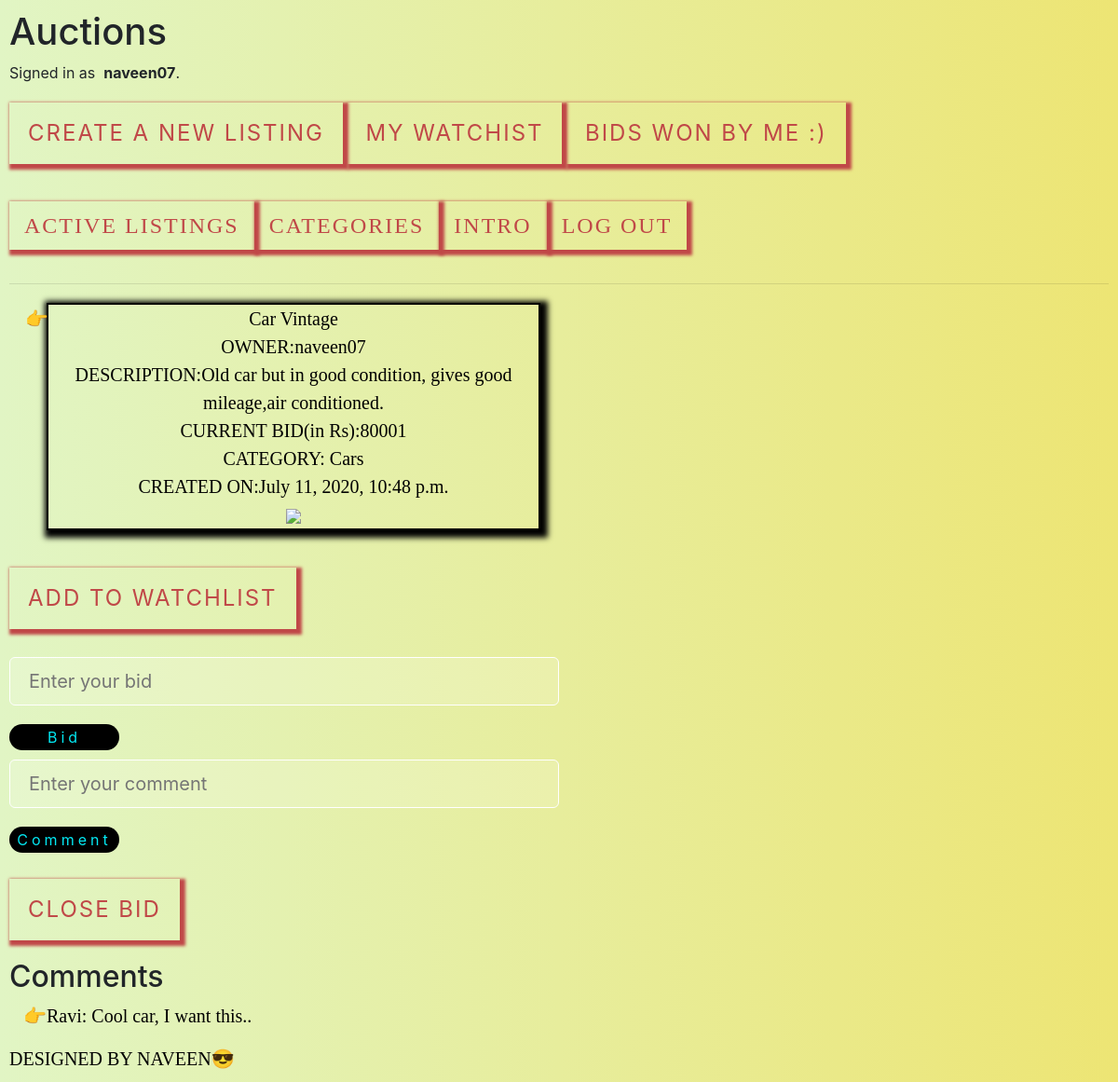
Screenshot of /lst/6 (signed in) with the database file from the repository.
### auctions/models.py (models this page shows)
class User(AbstractUser):
  pass

class Listings(models.Model):
    title1=models.CharField(max_length=64)
    desc =models.CharField(max_length=6400)
    bid=models.IntegerField()
    cat = models.CharField(max_length=64)
    lnk = models.CharField(max_length=640000,null=True,blank=True)
    usrr=models.CharField(max_length=64)
    crt=models.DateTimeField(default=datetime.now)

class Comments(models.Model):
    usrs=models.CharField(max_length=64)
    cmnt=models.CharField(max_length=640)
    titl=models.CharField(max_length=64)

### auctions/views.py (the view)
# urls.py: path("lst/<int:mk1>",views.bid,name="bid"),
def bid(request,mk1):
  if request.session.has_key('username'):
      try:
        all1l =Listings.objects.get(id=mk1)
        pp=Watchlist.objects.get(titlee=mk1,usrs1=request.session['username'])
      except Listings.DoesNotExist:
        return HttpResponse("errorrrrr")
      except Watchlist.DoesNotExist:
        pp=None
      cm=Comments.objects.filter(titl=mk1)
      if all1l.usrr==request.session['username']:
        if pp:
           return render(request,"auctions/bid.html",{"mk":all1l ,"cls":True,"cm":cm,"u":False})
        else:
           return render(request,"auctions/bid.html",{"mk":all1l ,"cls":True,"cm":cm,"u":True})
      else:
        if pp:
           return render(request,"auctions/bid.html",{"mk":all1l ,"cls":False,"cm":cm,"u":False})
        else:
           return render(request,"auctions/bid.html",{"mk":all1l ,"cls":False,"cm":cm,"u":True})
  else:
      return render(request,"auctions/login.html")

### auctions/templates/auctions/bid.html (shortened to what this page needs)
{% extends "auctions/layout.html" %}
{% block body %}
    <div>
    	<ul><div class="tt">
    		<li>
	{{ mk.title1 }}<br>
	OWNER:{{ mk.usrr }}<br>
	DESCRIPTION:{{ mk.desc }}<br>
	CURRENT BID(in Rs):{{ mk.bid }}<br>
	CATEGORY: {{ mk.cat }}<br>
	CREATED ON:{{ mk.crt }}<br>
	 <img src="{{ mk.lnk }}"><br></li></div>
	</ul>
	{% if u %}
	<a href="/watchlist/{{ mk.id }}">ADD TO WATCHLIST</a>
	{% else %}
	<a href="/remwatchlist/{{ mk.id }}">REMOVE FROM WATCHLIST</a>
	{% endif %}
	<form action="{% url 'bid1' mk.id %}" method="POST">
	<input type="number" name="bids1" placeholder="Enter your bid">
	<button>Bid</button>
</form>
	<form action="{% url 'comm' mk.id %}" method="POST">
	<input type="text" name="cmnt" placeholder="Enter your comment">
	<button>Comment</button>
</form>
{% if cls %}
<a href="/win/{{mk.id }}">Close Bid</a>
{% endif %}
<div>
	<h2>Comments</h2>
	<ul>
	{% for c in cm %}
	<li>{{ c.usrs }}:
	{{ c.cmnt }}</li>
	{% endfor %}
</ul>
</div>
</div>
   <footer>
     DESIGNED BY NAVEEN😎
        </footer>
{% endblock %}

### auctions/templates/auctions/layout.html (shortened to what this page needs)
{% load static %}
<!DOCTYPE html>
<html lang="en">
    <head>
        <link rel="stylesheet" href="https://stackpath.bootstrapcdn.com/bootstrap/4.4.1/css/bootstrap.min.css">
        <link href="{% static 'auctions/styles.css' %}" rel="stylesheet">
    </head>
    <body>
        <h1>Auctions</h1>
        <div >
            {% if user.is_authenticated %}
                Signed in as&nbsp <strong>{{ user.username }}</strong>.<br>
                 <a   href="/create">Create a new listing</a>
                <a  href="/my">My Watchist</a>
                <a href="/winners">Bids won by me :)</a>
            {% else %}
                Not signed in.
            {% endif %}
        </div>
        <ul class="nav">
            <li class="nav-item">
                <a class="nav-link"  href="{% url 'index' %}">Active Listings</a>
            </li>
                <li class="nav-item">
                <a class="nav-link"  href="{% url 'cate' %}">Categories</a>
            </li>
                <li class="nav-item">
                <a class="nav-link"  href="{% url 'start' %}">Intro</a>
            </li>
            {% if user.is_authenticated %}
                <li class="nav-item">
                    <a class="nav-link" href="{% url 'logout' %}">Log Out</a>
                </li>
            {% endif %}
        </ul>
        <hr>
        {% block body %}
        {% endblock %}
    </body>
</html>

### auctions/static/auctions/styles.css (style rules this page uses)
body { padding: 10px; }

### auctions/templates/auctions/layout.html (style rules this page uses)
body { background: #EDE574; background: -webkit-linear-gradient(to right, #E1F5C4, #EDE574); background: linear-gradient(to right, #E1F5C4, #EDE574); }
a { position: relative; display: inline-block; padding: 15px 20px; margin: 20px 0; color: #c04848; font-size: 24px; text-decoration: none; text-transform: uppercase; transition: 0.5s; letter-spacing: 2px; box-shadow: 3px 3px 3px 3px; }
ul { list-style-type: "👉"; }
.tt { color: black; font-size: 20px; font-family: "Times New Roman", Times, serif; width: 530px; margin:20px 0; text-align: center; border: 2px solid black; box-shadow: 3px 3px 6px 5px; box-sizing: border-box; }

### auctions/templates/auctions/bid.html (style rules this page uses)
li,footer { color: black; font-size: 20px; font-family: "Times New Roman", Times, serif; }
input { width: 50%; display: block; margin-bottom: 15px; font-size: 20px; border: 2px solid #888; border-bottom: 5px solid #888; background-color: #fff; box-sizing: border-box; background:#ffffff28; border:1px solid white; padding:10px 20px; color: black; outline: none; margin: 10px 0; border-radius: 6px; }
button { width:10%; padding:2px; margin-top: 10px; background-color: black; color: #03e9f4; display: inline-block; border:none; transition: 0.5s; letter-spacing: 4px; border-radius: 50px; border:50px; border-color: red; }

### rows the page displays
User: username "naveen07"
Listings: title1 "Car Vintage", usrr "naveen07", desc "Old car but in good condition, gives good mileage,air conditioned.", bid "80001", cat "Cars", crt "July 11, 2020, 10:48 p.m."
Comments: usrs "Ravi", cmnt "Cool car, I want this.."
